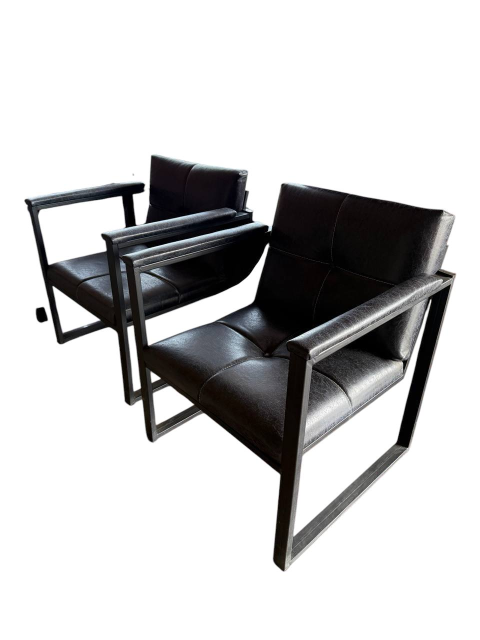
#> input picture modules/shodiyona/assets/src/chair.jpg, 960 x 1280 px (shown at 1/2 size)
$ python -i obrazec_titry_v2.py   (imports and definitions only)
#> lines starting #> are read from the running program, lines starting #| are printed output that depends on the picture
"""Образец v2: минимальные титры внизу (вариант Б: Raleway ExtraBold, заглавные с разрядкой),
без своих звуков, без карточки — ник бота последним титром, потом концовка OZOD JAMOL.
python3 obr2.py <src.mp4> <out_dir> v1|v2"""
import sys, os, subprocess as sp
import numpy as np
from PIL import Image, ImageDraw, ImageFont, ImageFilter

SRC, OUT, KEY = sys.argv[1], sys.argv[2], sys.argv[3]
# [1 line not run here, left out]
W, H, FPS = 1080, 1920, 30
F = '/home/claude/fonts/'
RED = (255, 16, 36); WHITE = (255, 255, 255)
KONC = '/home/claude/papa/docs/brand/ozod-jamol/koncovka/2s/OZOD_JAMOL_KONCOVKA_CHERNAYA.mp4'
HOLD = 1.6  # стоп-кадр в конце, чтобы ник успели прочитать

def font(n, s, w):
    f = ImageFont.truetype(F + n, s); f.set_variation_by_axes([w]); return f
# [1 line that did not run here, left out]
# [1 line that did not run here, left out]
# [1 line that did not run here, left out]

def eo(x): x = min(1, max(0, x)); return 1 - (1 - x) ** 3
def eio(x): x = min(1, max(0, x)); return x * x * (3 - 2 * x)

# [15 lines left out: functions spaced, two, not called in this run]

def shadow(im, r=9, a=170):
    p = r * 3; s = Image.new('RGBA', (im.width + 2 * p, im.height + 2 * p), (0, 0, 0, 0))
    al = Image.new('L', s.size, 0); al.paste(im.getchannel('A'), (p, p))
    s.putalpha(al.filter(ImageFilter.GaussianBlur(r)).point(lambda v: int(v * a / 255))); s.alpha_composite(im, (p, p)); return s, p

def alpha(im, a):
    if a >= 0.999: return im
    im = im.copy(); im.putalpha(im.getchannel('A').point(lambda v: int(v * a))); return im

# [9 lines left out: function mark, not called in this run]

# [4 lines that did not run here, left out]
SC = [  # ключ, главная строка, подпись, значок, главная строчными (для ника)
 ('hook', 'ТАЪМИРНИ|ЎЙЛАЯПСИЗМИ?', 'OZOD JAMOL ДИЗАЙН', None),
 ('box', 'ҲАММАСИ КОРОБКАДАН', '01 · БОШЛАНИШИ', None),
 ('bad', 'БУНДАЙ ҚИЛМАНГ', '02 · ХАТО', 'x'),
 ('good', 'МАНА БУНДАЙ', '03 · ТЎҒРИСИ', 'v'),
 ('d3', 'АВВАЛ 3D,|КЕЙИН ТАЪМИР', '04 · 3D ЛОЙИҲА', None),
 ('price', '1 М² — $3', '3D ДИЗАЙН ЛОЙИҲА', None),
 ('bot', '@ozodjamoldizaynbot', 'ТЕЛЕГРАМ БОТ', None),
]
PRE = {}
# [3 lines not run here, left out]

Y_BAR, Y_MAIN, Y_SUB = 1302, 1330, 0   # выше нижней зоны интерфейса Instagram/TikTok

grad = np.zeros((H, W, 4), np.uint8); yy = np.arange(H)[:, None]
grad[..., 3] = (np.clip((yy - 1050) / 870, 0, 1) ** 1.4 * 185).astype(np.uint8).repeat(W, 1); GRAD = Image.fromarray(grad)
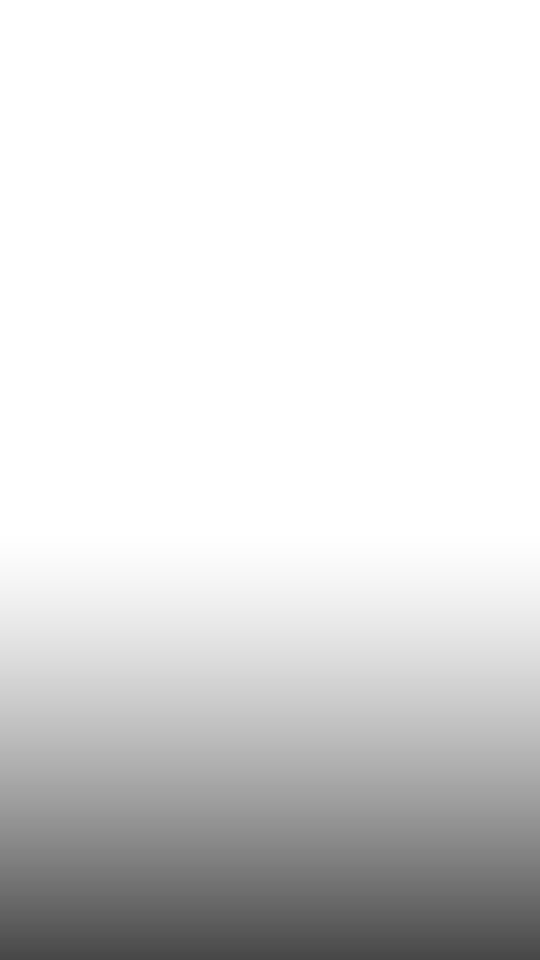
#> GRAD: PIL image 1080x1920 RGBA (shown at 1/2 size); mean R, G, B, A 0, 0, 0, 34.7; transparent parts drawn white

# [24 lines left out: function frame, not called in this run]

def run(c): sp.run(c, check=True)

# [18 lines not run here, left out]

>>> import cv2
>>> picture = cv2.imread('../../shodiyona/assets/src/chair.jpg', cv2.IMREAD_GRAYSCALE)
#> picture: shape (1280, 960); min 0, max 255, mean 200.1
>>> result = shadow(picture)
#> (the run stopped early here; a loop or call above may not have finished)
